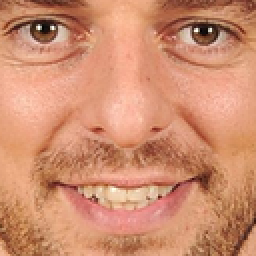
%> input picture hw1/HW1_release/data/gasolFace.png, 128 x 128 px, shrunk from 360 x 360 before the run (shown 2 times larger)
$ octave HW1.m   (GNU Octave 9; MATLAB toolbox functions it lacks are replaced by stand-ins)
%> lines starting %> are read from the running program, lines starting %| are printed output that depends on the picture
### hw1/HW1_release/lbp.m
function [nImg] = lbp(oImg)
    iImg = rgb2gray(oImg);
    iImg = [iImg(1, :); iImg; iImg(end, :)];
    iImg = [iImg(:, 1), iImg, iImg(:, end)];
    for i = 2 : size(iImg, 1) - 1
        for j = 2 : size(iImg, 2) - 1
            tmp = iImg(i-1:i+1, j-1:j+1);
            tmp = tmp >= tmp(2, 2);
            lbpArr = [tmp(1, :), tmp(2 : 3, 3)', tmp(3,2), tmp(3,1), tmp(2,1)];
            lbpStr = num2str(lbpArr);
            lbpNum = double(bin2dec(lbpStr));
            nImg(i-1,j-1) = lbpNum;
        end
    end
    nImg = uint8(nImg);
end

### hw1/HW1_release/HW1.m
% [77 lines of commented-out code are left out]
%% Part 2. A.
oImg1 = imread('data/gasolFace.png');
%> oImg1 is the input picture: size 128x128x3 uint8; mean R, G, B 207.5, 142.6, 111.8
oImg2 = imread('data/kobeFace.png');
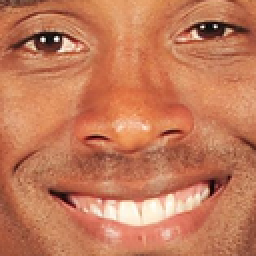
%> input picture hw1/HW1_release/data/kobeFace.png, 128 x 128 px, shrunk from 360 x 360 before the run (shown 2 times larger)
%> oImg2 is the input picture: size 128x128x3 uint8; mean R, G, B 196.3, 122.2, 89.4
nImg1 = lbp(oImg1);
%> in lbp, `iImg = [iImg(1, :); iImg; iImg(end, :)];`:
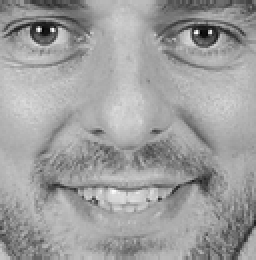
%> iImg: size 130x128 uint8 (shown 2 times larger); min 1, max 255, mean 158.1
%> in lbp, `iImg = [iImg(:, 1), iImg, iImg(:, end)];`:
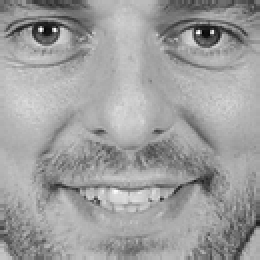
%> iImg: size 130x130 uint8 (shown 2 times larger); min 1, max 255, mean 158.1
%> after the loop in lbp, `for i = 2 : size(iImg, 1) - 1`:
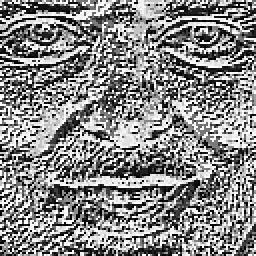
%> nImg: size 128x128 double (shown 2 times larger); min 0, max 255, mean 134.7
nImg2 = lbp(oImg2);
%> in lbp (call 2), `iImg = rgb2gray(oImg);`:
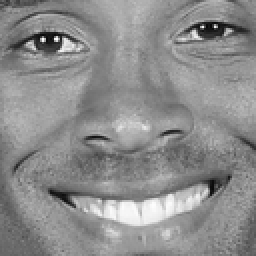
%> iImg: size 128x128 uint8 (shown 2 times larger); min 6, max 255, mean 140.6
%> in lbp (call 2), `iImg = [iImg(1, :); iImg; iImg(end, :)];`:
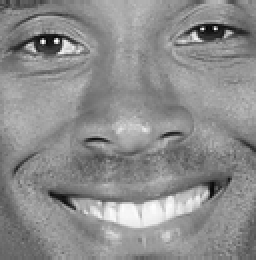
%> iImg: size 130x128 uint8 (shown 2 times larger); min 6, max 255, mean 140.4
%> in lbp (call 2), `iImg = [iImg(:, 1), iImg, iImg(:, end)];`:
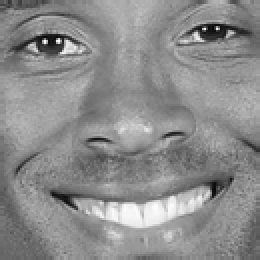
%> iImg: size 130x130 uint8 (shown 2 times larger); min 6, max 255, mean 140.2
%> (the run ends here)
